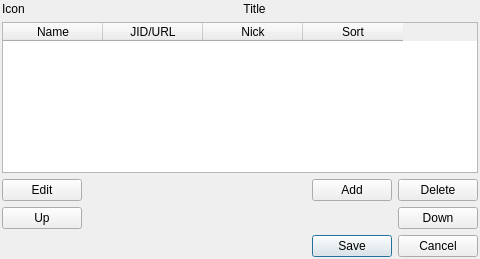
<?xml version="1.0" encoding="UTF-8"?>
<ui version="4.0">
 <class>EditBookmarksDialogClass</class>
 <widget class="QDialog" name="EditBookmarksDialogClass">
  <property name="geometry">
   <rect>
    <x>0</x>
    <y>0</y>
    <width>480</width>
    <height>259</height>
   </rect>
  </property>
  <property name="sizePolicy">
   <sizepolicy hsizetype="Expanding" vsizetype="Expanding">
    <horstretch>0</horstretch>
    <verstretch>0</verstretch>
   </sizepolicy>
  </property>
  <property name="windowTitle">
   <string>Edit bookmarks</string>
  </property>
  <layout class="QVBoxLayout" name="verticalLayout">
   <property name="spacing">
    <number>6</number>
   </property>
   <property name="leftMargin">
    <number>2</number>
   </property>
   <property name="topMargin">
    <number>2</number>
   </property>
   <property name="rightMargin">
    <number>2</number>
   </property>
   <property name="bottomMargin">
    <number>2</number>
   </property>
   <item>
    <layout class="QHBoxLayout" name="horizontalLayout_3">
     <item>
      <widget class="QLabel" name="lblIcon">
       <property name="sizePolicy">
        <sizepolicy hsizetype="Preferred" vsizetype="Preferred">
         <horstretch>0</horstretch>
         <verstretch>0</verstretch>
        </sizepolicy>
       </property>
       <property name="text">
        <string>Icon</string>
       </property>
      </widget>
     </item>
     <item>
      <widget class="QLabel" name="lblTitle">
       <property name="sizePolicy">
        <sizepolicy hsizetype="Expanding" vsizetype="Preferred">
         <horstretch>0</horstretch>
         <verstretch>0</verstretch>
        </sizepolicy>
       </property>
       <property name="text">
        <string>Title</string>
       </property>
       <property name="alignment">
        <set>Qt::AlignCenter</set>
       </property>
      </widget>
     </item>
    </layout>
   </item>
   <item>
    <widget class="QTableWidget" name="tbwBookmarks">
     <property name="editTriggers">
      <set>QAbstractItemView::NoEditTriggers</set>
     </property>
     <property name="alternatingRowColors">
      <bool>true</bool>
     </property>
     <property name="selectionMode">
      <enum>QAbstractItemView::SingleSelection</enum>
     </property>
     <property name="selectionBehavior">
      <enum>QAbstractItemView::SelectRows</enum>
     </property>
     <property name="sortingEnabled">
      <bool>false</bool>
     </property>
     <property name="cornerButtonEnabled">
      <bool>false</bool>
     </property>
     <property name="columnCount">
      <number>4</number>
     </property>
     <attribute name="horizontalHeaderDefaultSectionSize">
      <number>100</number>
     </attribute>
     <attribute name="horizontalHeaderHighlightSections">
      <bool>false</bool>
     </attribute>
     <attribute name="horizontalHeaderMinimumSectionSize">
      <number>29</number>
     </attribute>
     <attribute name="horizontalHeaderShowSortIndicator" stdset="0">
      <bool>true</bool>
     </attribute>
     <attribute name="verticalHeaderDefaultSectionSize">
      <number>30</number>
     </attribute>
     <attribute name="verticalHeaderMinimumSectionSize">
      <number>25</number>
     </attribute>
     <column>
      <property name="text">
       <string>Name</string>
      </property>
     </column>
     <column>
      <property name="text">
       <string>JID/URL</string>
      </property>
     </column>
     <column>
      <property name="text">
       <string>Nick</string>
      </property>
     </column>
     <column>
      <property name="text">
       <string notr="true">Sort</string>
      </property>
      <property name="toolTip">
       <string notr="true"/>
      </property>
      <property name="whatsThis">
       <string notr="true"/>
      </property>
      <property name="font">
       <font>
        <kerning>false</kerning>
       </font>
      </property>
     </column>
    </widget>
   </item>
   <item>
    <layout class="QHBoxLayout" name="horizontalLayout">
     <item>
      <widget class="QPushButton" name="pbtEdit">
       <property name="sizePolicy">
        <sizepolicy hsizetype="Preferred" vsizetype="Fixed">
         <horstretch>0</horstretch>
         <verstretch>0</verstretch>
        </sizepolicy>
       </property>
       <property name="text">
        <string>Edit</string>
       </property>
      </widget>
     </item>
     <item>
      <spacer name="horizontalSpacer_2">
       <property name="orientation">
        <enum>Qt::Horizontal</enum>
       </property>
       <property name="sizeHint" stdset="0">
        <size>
         <width>40</width>
         <height>20</height>
        </size>
       </property>
      </spacer>
     </item>
     <item>
      <widget class="QPushButton" name="pbtAdd">
       <property name="sizePolicy">
        <sizepolicy hsizetype="Preferred" vsizetype="Fixed">
         <horstretch>0</horstretch>
         <verstretch>0</verstretch>
        </sizepolicy>
       </property>
       <property name="text">
        <string>Add</string>
       </property>
      </widget>
     </item>
     <item>
      <widget class="QPushButton" name="pbtDelete">
       <property name="sizePolicy">
        <sizepolicy hsizetype="Preferred" vsizetype="Fixed">
         <horstretch>0</horstretch>
         <verstretch>0</verstretch>
        </sizepolicy>
       </property>
       <property name="text">
        <string>Delete</string>
       </property>
      </widget>
     </item>
    </layout>
   </item>
   <item>
    <layout class="QHBoxLayout" name="horizontalLayout_2">
     <item>
      <widget class="QPushButton" name="pbtMoveUp">
       <property name="sizePolicy">
        <sizepolicy hsizetype="Preferred" vsizetype="Fixed">
         <horstretch>0</horstretch>
         <verstretch>0</verstretch>
        </sizepolicy>
       </property>
       <property name="text">
        <string>Up</string>
       </property>
      </widget>
     </item>
     <item>
      <spacer name="horizontalSpacer">
       <property name="orientation">
        <enum>Qt::Horizontal</enum>
       </property>
       <property name="sizeHint" stdset="0">
        <size>
         <width>40</width>
         <height>20</height>
        </size>
       </property>
      </spacer>
     </item>
     <item>
      <widget class="QPushButton" name="pbtMoveDown">
       <property name="sizePolicy">
        <sizepolicy hsizetype="Preferred" vsizetype="Fixed">
         <horstretch>0</horstretch>
         <verstretch>0</verstretch>
        </sizepolicy>
       </property>
       <property name="text">
        <string>Down</string>
       </property>
      </widget>
     </item>
    </layout>
   </item>
   <item>
    <spacer name="verticalSpacer">
     <property name="orientation">
      <enum>Qt::Vertical</enum>
     </property>
     <property name="sizeHint" stdset="0">
      <size>
       <width>148</width>
       <height>0</height>
      </size>
     </property>
    </spacer>
   </item>
   <item>
    <widget class="QDialogButtonBox" name="bbxButtons">
     <property name="orientation">
      <enum>Qt::Horizontal</enum>
     </property>
     <property name="standardButtons">
      <set>QDialogButtonBox::Cancel|QDialogButtonBox::Save</set>
     </property>
    </widget>
   </item>
  </layout>
 </widget>
 <layoutdefault spacing="6" margin="11"/>
 <tabstops>
  <tabstop>tbwBookmarks</tabstop>
 </tabstops>
 <resources/>
 <connections>
  <connection>
   <sender>bbxButtons</sender>
   <signal>rejected()</signal>
   <receiver>EditBookmarksDialogClass</receiver>
   <slot>reject()</slot>
   <hints>
    <hint type="sourcelabel">
     <x>487</x>
     <y>296</y>
    </hint>
    <hint type="destinationlabel">
     <x>469</x>
     <y>296</y>
    </hint>
   </hints>
  </connection>
 </connections>
</ui>
